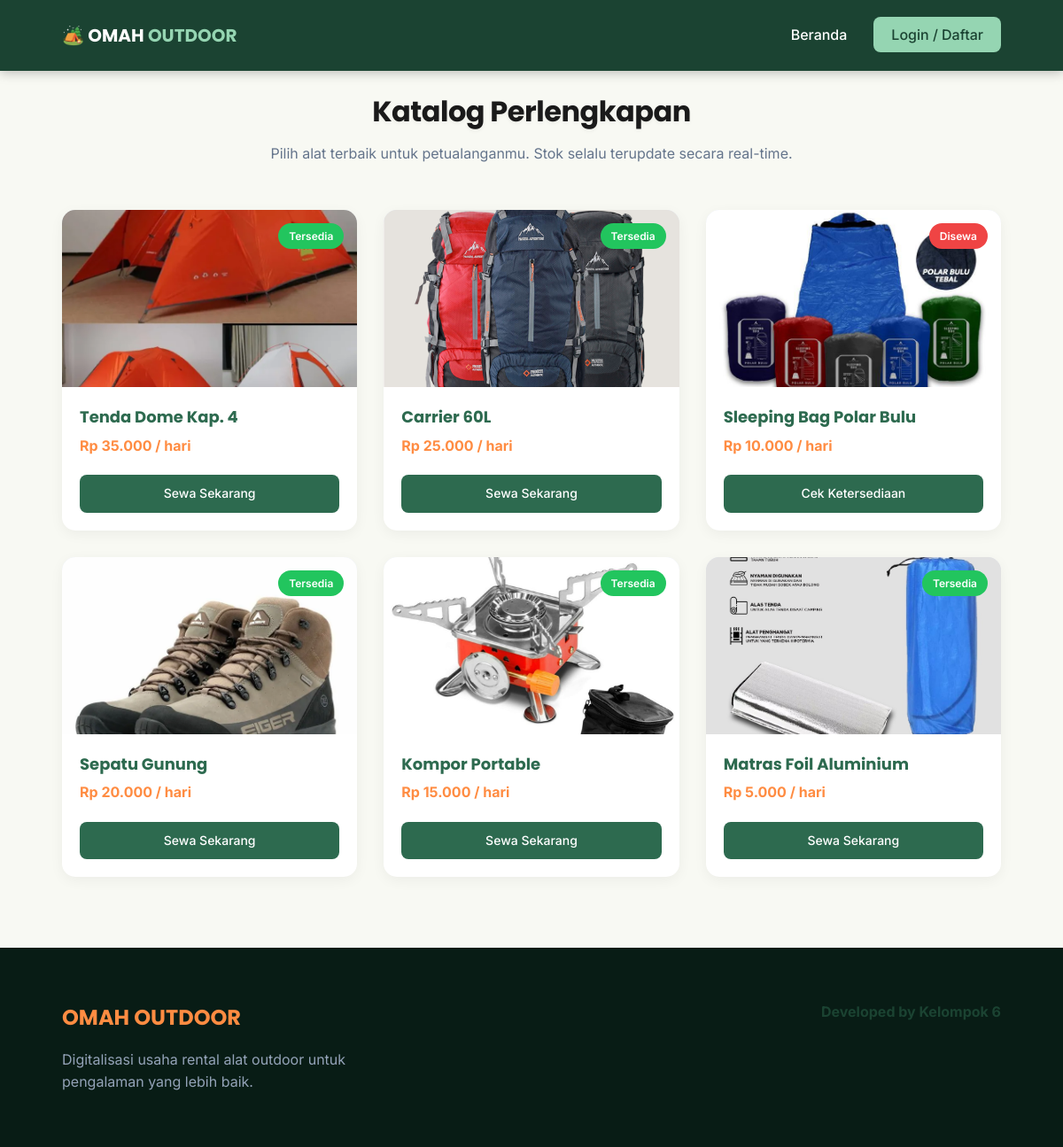
Page /katalog.php on the committed database.
### tables this page shows
CREATE TABLE `produk` (
  `id`             int(11)              NOT NULL AUTO_INCREMENT,
  `nama_produk`    varchar(150)         NOT NULL,
  `harga_per_hari` int(11)              NOT NULL,
  `status`         enum('tersedia','disewa') NOT NULL DEFAULT 'tersedia',
  `gambar`         varchar(255)         DEFAULT NULL,
  `created_at`     timestamp            NOT NULL DEFAULT current_timestamp(),
  PRIMARY KEY (`id`)
);

### katalog.php (the view, shortened to what this page needs)
<?php
require_once 'koneksi.php';
$cek_tabel     = mysqli_query($conn, "SHOW TABLES LIKE 'produk'");
$tabel_ada     = $cek_tabel && mysqli_num_rows($cek_tabel) > 0;
$result_produk = $tabel_ada ? mysqli_query($conn, "SELECT * FROM produk ORDER BY id ASC") : false;
?>
<!DOCTYPE html>
<html lang="id">
<head>
    <link rel="stylesheet" href="assets/css/style.css">
</head>
<body>
    <nav class="navbar">
        <div class="container nav-wrapper">
            <a href="index.php" class="logo">🏕️ OMAH <span>OUTDOOR</span></a>
            <ul class="nav-links">
                <?php if(isset($_SESSION['email'])) : ?>
                    <li><a href="index.php">Beranda</a></li>
                    <li><a href="keunggulan.php">Keunggulan</a></li>
                    <li><a href="katalog.php" class="active">Katalog</a></li>
                    <?php if(isset($_SESSION['role']) && $_SESSION['role'] === 'admin') : ?>
                        <li><a href="dashboard_admin.php" class="btn-login">🛠️ Dashboard Admin</a></li>
                    <?php endif; ?>
                    <li><a href="logout.php" class="btn-logout">Logout</a></li>
                <?php else : ?>
                    <li><a href="index.php">Beranda</a></li>
                    <li><a href="login.php" class="btn-login">Login / Daftar</a></li>
                <?php endif; ?>
            </ul>
        </div>
    </nav>
    <section id="katalog" class="catalog" style="padding-top: 100px;">
        <div class="container">
            <div class="section-title">
                <h2>Katalog Perlengkapan</h2>
                <p>Pilih alat terbaik untuk petualanganmu. Stok selalu terupdate secara real-time.</p>
            </div>
            <div class="product-grid">
    <?php if (!$result_produk) : ?>
        <p style="text-align:center; color:#dc3545; grid-column: 1/-1;">
            ⚠️ Tabel produk belum ada. Silakan re-import file <strong>omah_outdoor.sql</strong> terbaru ke phpMyAdmin.
        </p>
    <?php elseif (mysqli_num_rows($result_produk) === 0) : ?>
        <p style="text-align:center; color:#64748b; grid-column: 1/-1;">Belum ada produk tersedia.</p>
    <?php else : ?>
        <?php while ($produk = mysqli_fetch_assoc($result_produk)) : ?>
        <div class="product-card">
            <div class="product-badge <?= $produk['status'] === 'disewa' ? 'busy' : '' ?>">
                <?= $produk['status'] === 'disewa' ? 'Disewa' : 'Tersedia' ?>
            </div>
            <div class="product-img">
                <img src="assets/images/<?= htmlspecialchars($produk['gambar']) ?>"
                     alt="<?= htmlspecialchars($produk['nama_produk']) ?>"
                     onerror="this.style.display='none'">
            </div>
            <div class="product-info">
                <h3><?= htmlspecialchars($produk['nama_produk']) ?></h3>
                <p class="price">Rp <?= number_format($produk['harga_per_hari'], 0, ',', '.') ?> / hari</p>
                <a href="#" class="btn-check">
                    <?= $produk['status'] === 'disewa' ? 'Cek Ketersediaan' : 'Sewa Sekarang' ?>
                </a>
            </div>
        </div>
        <?php endwhile; ?>
    <?php endif; ?>
</div>
        </div>
    </section>
    <footer class="footer">
        <div class="container footer-content">
            <div class="footer-brand">
                <h3>OMAH OUTDOOR</h3>
                <p>Digitalisasi usaha rental alat outdoor untuk pengalaman yang lebih baik.</p>
            </div>
            <div class="footer-team">
                <h4>Developed by Kelompok 6</h4>
            </div>
        </div>
    </footer>
</body>
</html>

### assets/css/style.css (style rules this page uses)
:root { --forest: #1b4332; --forest-light: #2d6a4f; --sage: #95d5b2; --cream: #f8f9f3; --orange: #ff8c42; --white: #ffffff; --primary-blue: #2d6a4f; --secondary-blue: #1b4332; --bg-light: #f8f9f3; --text-dark: #1a202c; --text-light: #64748b; --accent-orange: #ff8c42; }
* { margin: 0; padding: 0; box-sizing: border-box; }
html { scroll-behavior: smooth; }
body { font-family: 'Inter', sans-serif; color: var(--text-dark); background-color: var(--bg-light); line-height: 1.6; }
h1, h2, h3, .logo { font-family: 'Poppins', sans-serif; }
.container { max-width: 1100px; margin: 0 auto; padding: 0 20px; }
.navbar { background: #1b4332; position: fixed; top: 0; width: 100%; z-index: 1000; box-shadow: 0 2px 12px rgba(0, 0, 0, 0.25); transition: background 0.4s ease, box-shadow 0.4s ease; }
.nav-wrapper { display: flex; justify-content: space-between; align-items: center; height: 80px; }
.logo { color: #ffffff; text-decoration: none; font-size: 20px; font-weight: 700; }
.logo span { color: #95d5b2; }
.nav-links { display: flex; flex-direction: row; list-style: none; gap: 30px; align-items: center; }
.nav-links a { color: #ffffff; text-decoration: none; font-weight: 500; transition: color 0.3s; }
.btn-login { background-color: #95d5b2; color: #1b4332 !important; padding: 10px 20px; border-radius: 8px; font-weight: 600; transition: background-color 0.3s, transform 0.2s; }
.section-title { text-align: center; margin-bottom: 50px; }
.section-title h2 { font-size: 32px; color: var(--primary-blue); margin-bottom: 10px; }
.section-title p { color: var(--text-light); }
.catalog { padding: 80px 0; background-color: var(--bg-light); }
.product-grid { display: grid; grid-template-columns: repeat(auto-fit, minmax(280px, 1fr)); gap: 30px; }
.product-card { background: var(--white); border-radius: 15px; overflow: hidden; box-shadow: 0 4px 15px rgba(0, 0, 0, 0.05); position: relative; transition: transform 0.3s; }
.product-badge { position: absolute; top: 15px; right: 15px; background: #22c55e; color: white; padding: 5px 12px; border-radius: 20px; font-size: 12px; font-weight: 600; }
.product-badge.busy { background: #ef4444; }
.product-img { height: 200px; background-color: #e2e8f0; display: flex; justify-content: center; align-items: center; }
.product-img img { width: 100%; height: 100%; object-fit: cover; }
.product-info { padding: 20px; }
.product-info h3 { font-size: 18px; margin-bottom: 5px; color: var(--primary-blue); }
.product-info .price { font-weight: 700; color: var(--accent-orange); margin-bottom: 20px; }
.btn-check { display: block; text-align: center; background: var(--primary-blue); color: white; text-decoration: none; padding: 10px; border-radius: 8px; font-size: 14px; font-weight: 500; transition: background 0.3s; }
.footer { background: #081c15; color: #d8f3dc; padding: 60px 0 20px 0; }
.footer-content { display: flex; justify-content: space-between; flex-wrap: wrap; gap: 40px; margin-bottom: 40px; }
.footer-brand { max-width: 400px; }
.footer-brand h3 { font-size: 24px; margin-bottom: 15px; color: var(--accent-orange); }
.footer-brand p { color: #94a3b8; }
.footer-team h4 { margin-bottom: 15px; color: var(--secondary-blue); }

### katalog.php (style rules this page uses)
body { background-color: #ffffff; background-image: url("https://www.transparenttextures.com/patterns/white-wall.png"), url("https://www.transparenttextures.com/patterns/pinstriped-suit.png"); background-attachment: fixed; }
.section-title h2 { text-shadow: 0 2px 4px rgba(0,0,0,0.05); }
.section-title h2 { font-weight: 700; letter-spacing: -0.5px; color: #1a1a1a; }
body::before { content: ""; position: fixed; top: 0; left: 0; width: 100%; height: 100%; background: rgba(0, 0, 0, 0.05); z-index: -1; }

### rows in the picture
produk: status "Tersedia", gambar+nama_produk (picture), nama_produk "Tenda Dome Kap. 4", harga_per_hari "35.000"
produk: status "Tersedia", gambar+nama_produk (picture), nama_produk "Carrier 60L", harga_per_hari "25.000"
produk: status "Disewa", gambar+nama_produk (picture), nama_produk "Sleeping Bag Polar Bulu", harga_per_hari "10.000"
produk: status "Tersedia", gambar+nama_produk (picture), nama_produk "Sepatu Gunung", harga_per_hari "20.000"
produk: status "Tersedia", gambar+nama_produk (picture), nama_produk "Kompor Portable", harga_per_hari "15.000"
produk: status "Tersedia", gambar+nama_produk (picture), nama_produk "Matras Foil Aluminium", harga_per_hari "5.000"
